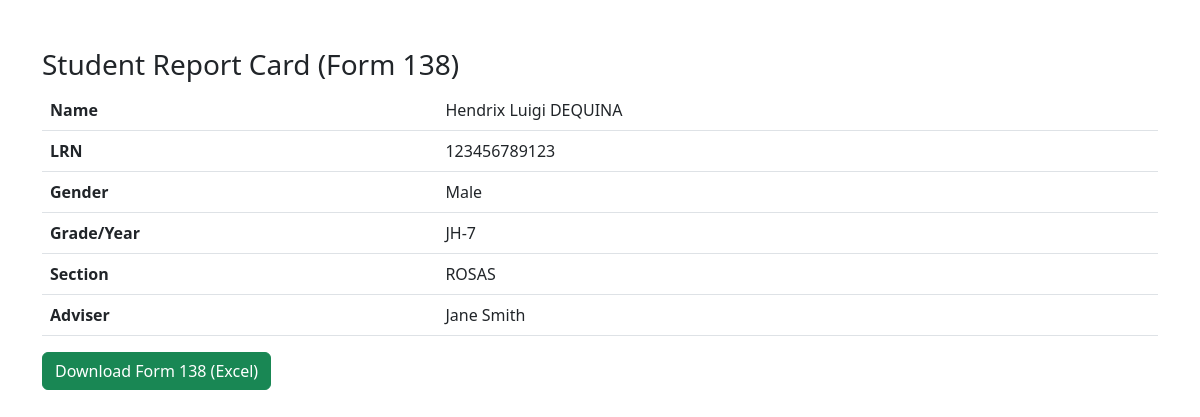
The app's page /capstone/Teacher/fill-report-card.php?student_id=29 with its own data.
### tables this page shows
CREATE TABLE `students` (
  `student_id` int(11) NOT NULL,
  `fname` varchar(255) NOT NULL,
  `lname` varchar(255) NOT NULL,
  `lrn` varchar(255) NOT NULL,
  `guardian` varchar(255) DEFAULT NULL,
  `address` text DEFAULT NULL,
  `birthday` date DEFAULT NULL,
  `birthplace` varchar(255) DEFAULT NULL,
  `gender` enum('Male','Female','N/A') DEFAULT NULL,
  `grade` varchar(50) DEFAULT NULL,
  `section` varchar(50) DEFAULT NULL,
  `adviser` varchar(255) DEFAULT NULL,
  `class_id` int(11) DEFAULT NULL
);

CREATE TABLE `grades` (
  `grade_id` int(11) NOT NULL,
  `grade` varchar(31) NOT NULL,
  `grade_code` varchar(7) NOT NULL
);

CREATE TABLE `section` (
  `section_id` int(11) NOT NULL,
  `section` varchar(7) NOT NULL
);

### capstone/Teacher/data/student.php (called while the page is built, shortened)
<?php
function getStudentById($id, $conn){
   $sql = "SELECT * FROM students
           WHERE student_id=?";
   $stmt = $conn->prepare($sql);
   $stmt->execute([$id]);
   if ($stmt->rowCount() == 1) {
     $student = $stmt->fetch();
     return $student;
   }else {
    return 0;
   }
}

### capstone/Teacher/data/class.php (called while the page is built, shortened)
<?php
function getClassById($class_id, $conn){
   $sql = "SELECT * FROM class
           WHERE class_id=?";
   $stmt = $conn->prepare($sql);
   $stmt->execute([$class_id]);
   if ($stmt->rowCount() == 1) {
     $class = $stmt->fetch();
     return $class;
   }else {
    return 0;
   }
}

### capstone/Teacher/data/grade.php (called while the page is built, shortened)
<?php
function getGradeById($grade_id, $conn){
   $sql = "SELECT * FROM grades
           WHERE grade_id=?";
   $stmt = $conn->prepare($sql);
   $stmt->execute([$grade_id]);
   if ($stmt->rowCount() == 1) {
     $grade = $stmt->fetch();
     return $grade;
   }else {
    return 0;
   }
}

### capstone/Teacher/data/section.php (called while the page is built, shortened)
<?php
function getSectioById($section_id, $conn){
   $sql = "SELECT * FROM section
           WHERE section_id=?";
   $stmt = $conn->prepare($sql);
   $stmt->execute([$section_id]);
   if ($stmt->rowCount() == 1) {
     $section = $stmt->fetch();
     return $section;
   }else {
    return 0;
   }
}

### capstone/Teacher/fill-report-card.php (the view, shortened to what this page needs)
<?php
if (isset($_GET['student_id'])) {
    include "../DB_connection.php";
    include "data/student.php";
    include "data/class.php";
    include "data/grade.php";
    include "data/section.php";
    include "data/teacher.php";
    $student_id = $_GET['student_id'];
    $student = getStudentById($student_id, $conn);
    $class = getClassById($student['class_id'], $conn);
    $grade = $class ? getGradeById($class['grade'], $conn) : null;
    $section = $class ? getSectioById($class['section'], $conn) : null;
    $adviser = $student['adviser'];
}
?>
<!DOCTYPE html>
<html lang="en">
<head>
    <link rel="stylesheet" href="https://cdn.jsdelivr.net/npm/bootstrap@5.2.0/dist/css/bootstrap.min.css">
</head>
<body>
<div class="container mt-5">
    <h3>Student Report Card (Form 138)</h3>
    <?php if (isset($student)): ?>
        <table class="table">
            <tr><th>Name</th><td><?= htmlspecialchars($student['fname'] . ' ' . $student['lname']) ?></td></tr>
            <tr><th>LRN</th><td><?= htmlspecialchars($student['lrn']) ?></td></tr>
            <tr><th>Gender</th><td><?= htmlspecialchars($student['gender']) ?></td></tr>
            <tr><th>Grade/Year</th><td><?= htmlspecialchars($grade['grade_code'].'-'.$grade['grade']) ?></td></tr>
            <tr><th>Section</th><td><?= htmlspecialchars($section['section']) ?></td></tr>
            <tr><th>Adviser</th><td><?= htmlspecialchars($adviser) ?></td></tr>
        </table>
        <a href="?student_id=<?= urlencode($student_id) ?>&download=1" class="btn btn-success">
            Download Form 138 (Excel)
        </a>
    <?php else: ?>
        <div class="alert alert-danger">Student not found.</div>
    <?php endif; ?>
</div>
</body>
</html>

### records on screen
students: fname+lname "Hendrix Luigi DEQUINA", lrn "123456789123", gender "Male", adviser "Jane Smith"
grades: grade_code+grade "JH-7"
section: section "ROSAS"
